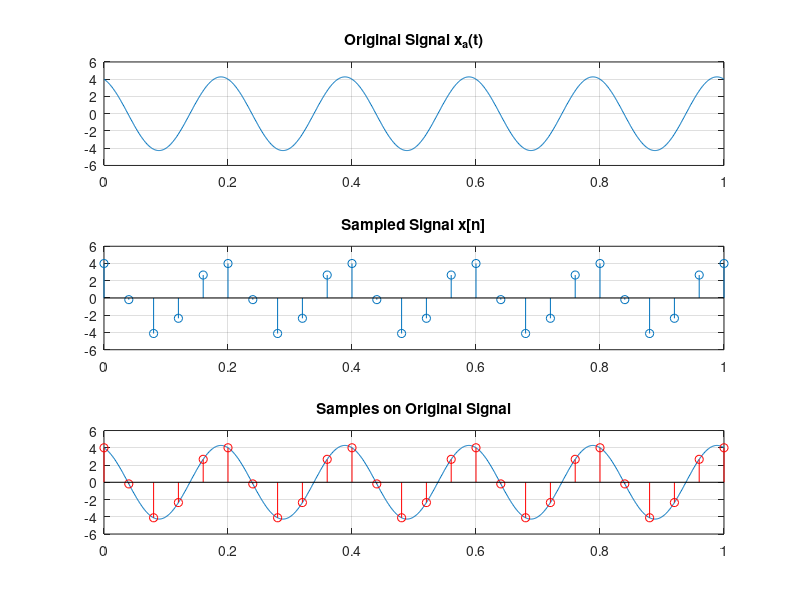

The MATLAB script that drew this image:
clc
clear
close all

% Enter frequencies
f1 = input('Enter f1: ');
f2 = input('Enter f2: ');
f3 = input('Enter f3: ');
f4 = input('Enter f4: ');

% Find maximum frequency
fmax = max([f1 f2 f3 f4]);

% Sampling frequency
fs = 5*fmax;
Ts = 1/fs;

% Continuous time
t = 0:0.001:1;

% Original signal
xa = 2.5*cos(2*pi*f1*t) - 1.5*sin(2*pi*f2*t) + cos(2*pi*f3*t) + 0.5*cos(2*pi*f4*t);

% Sample times
n = 0:Ts:1;

% Sampled signal
xn = 2.5*cos(2*pi*f1*n) - 1.5*sin(2*pi*f2*n) + cos(2*pi*f3*n) + 0.5*cos(2*pi*f4*n);

figure

subplot(3,1,1)
plot(t,xa)
title('Original Signal x_a(t)')
grid on

subplot(3,1,2)
stem(n,xn)
title('Sampled Signal x[n]')
grid on

subplot(3,1,3)
plot(t,xa)
hold on
stem(n,xn,'r')
title('Samples on Original Signal')
grid on
